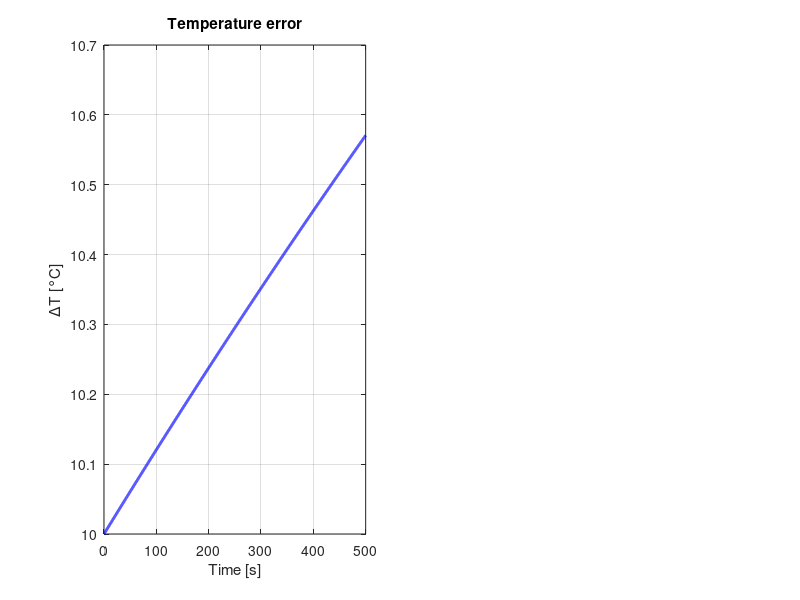

Recreate this plot in MATLAB. (Note: this script raises an error after producing the figure.)
tau_T = 3600;
tau_leak = 900;
tau_phase = 10;
k = 0.068;
beta_heat = 0.4;
beta_press = 0.4;

A11 = -1/tau_T;
A21 = k/tau_phase;
A22 = -(1/tau_phase + 1/tau_leak);

A = [A11, 0; A21, A22];
B = [beta_heat, 0; 0, beta_press];
C = eye(2);

x0 = [10.0; -5.0];
u_const = [0.01; 0.5];

startTime = 0;
endTime = 500;
dt = 0.1;
timeSteps = floor((endTime - startTime) / dt);
simulationTime = linspace(startTime, endTime, timeSteps);

autoclave_ode = @(t, x) A * x + B * u_const;

[t, state] = ode45(autoclave_ode, simulationTime, x0);

state = state';

figure('Position', [100, 100, 800, 600]);

subplot(1, 2, 1);
plot(t, state(1, :), 'b-', 'LineWidth', 2);
xlabel('Time [s]');
ylabel('ΔT [°C]');
title('Temperature error');
grid on;
hold on;
yline(0, 'k--', 'Alpha', 0.5);

subplot(1, 2, 2);
plot(t, state(2, :), 'r-', 'LineWidth', 2);
xlabel('Time [s]');
ylabel('ΔP [bar]');
title('Pressure error');
grid on;
hold on;
yline(0, 'k--', 'Alpha', 0.5);
